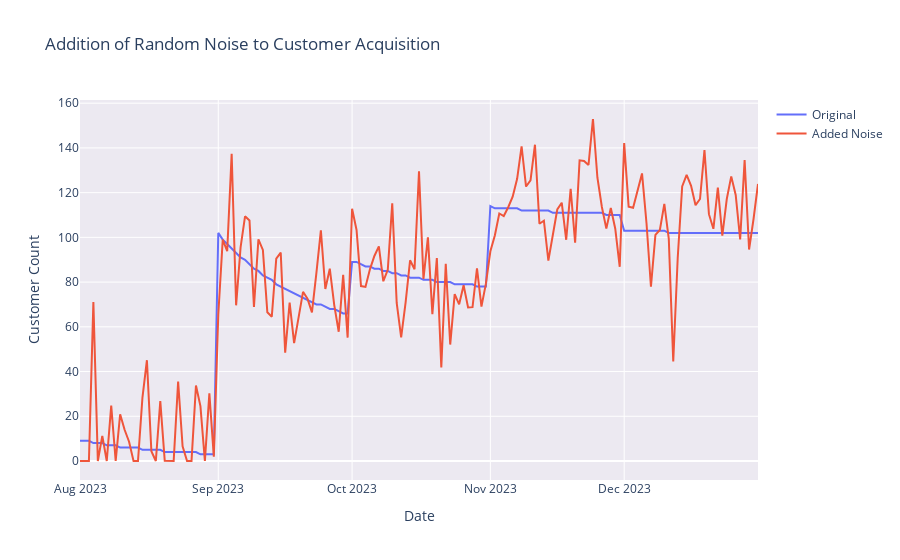

Notebook code for this chart:
### Code cell
# Plot sales breakdown

noise_fig = go.Figure(data=go.Scatter(x=new_customers_df['date'], y=new_customers_df['count'], name="Original"))
noise_fig.add_trace(go.Scatter(x=new_customers_df['date'], y=enriched_new_customers_df['count'], name="Added Noise"))
noise_fig.update_layout(title="Addition of Random Noise to Customer Acquisition", xaxis_title="Date", yaxis_title="Customer Count")
noise_fig.update_layout(plot_bgcolor='#ece9f1')
noise_fig.show()

### Figure 1 — Plotly figure (JSON) as saved in the notebook; plotly's stock layout.template omitted (floating-point values rounded to 4 significant figures; data arrays with more than 128 entries replaced by an {"elided": "..."} marker saying what was removed)
{"data": [{"name": "Original", "type": "scatter", "x": {"elided": "153 str values"}, "y": {"elided": "153 int values"}}, {"name": "Added Noise", "type": "scatter", "x": {"elided": "153 str values"}, "y": {"elided": "153 float values"}}], "layout": {"plot_bgcolor": "#ece9f1", "title": {"text": "Addition of Random Noise to Customer Acquisition"}, "xaxis": {"title": {"text": "Date"}}, "yaxis": {"title": {"text": "Customer Count"}}}}
